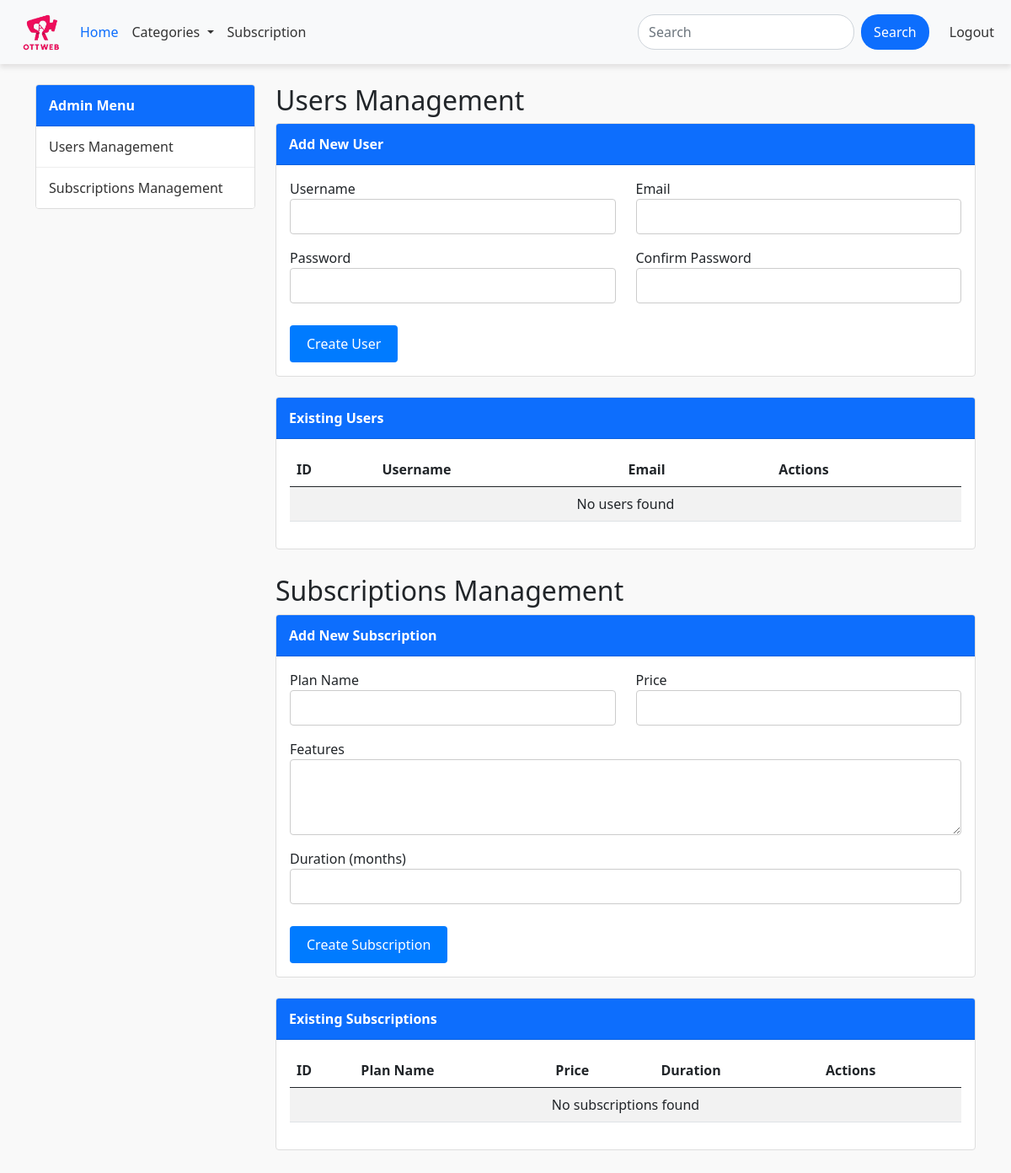
The page /admindash/ on the database as committed earlier.
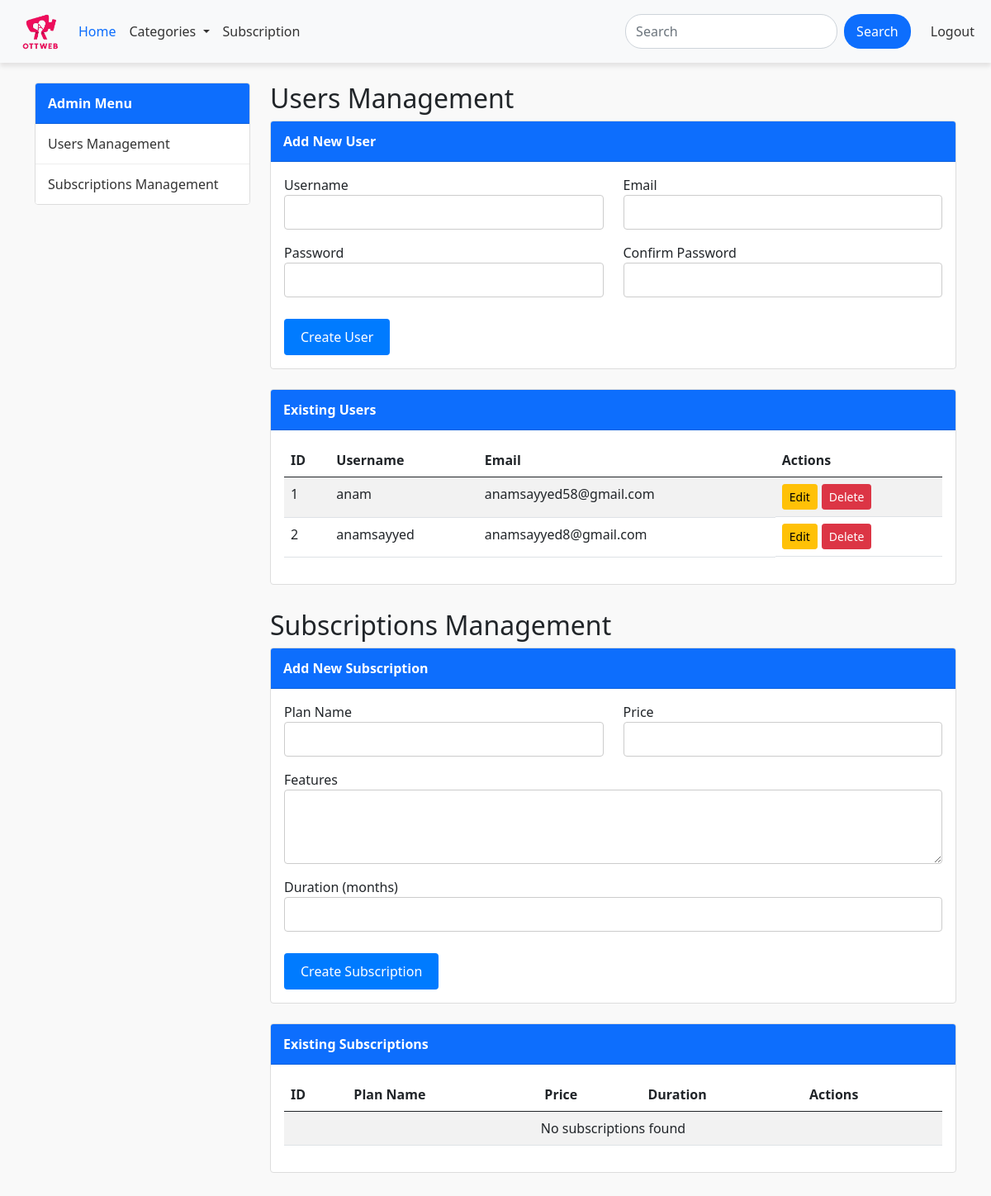
The same page on the database as committed later.
### app/models.py (models this page shows, shortened)
class User(models.Model):
    username = models.CharField(max_length=50)
    email = models.EmailField(max_length=50)
    password = models.CharField(max_length=50)
    cpassword = models.CharField(max_length=50)

### app/views.py (the view, shortened to what this page needs)
# urls.py: path('admindash/', views.admindash, name='admindash'),
def admindash(request):
    all_users = User.objects.all()
    all_subscriptions = Subscription.objects.all()
    context = {
        'users': all_users,
        'subscriptions': all_subscriptions
    }
    return render(request, 'admindash.html', context)

### app/templates/admindash.html (shortened to what this page needs)
{% extends "index.html" %}
{% load static %}
{% block css %}
<link rel="stylesheet" href="{% static 'css/admin.css' %}">
<link rel="stylesheet" href="{% static 'css/index.css' %}">
{% endblock %}
{% block content %}
    <div class="container mt-4">
        <div class="row">
            <div class="col-md-3">
                <div class="card">
                    <div class="card-header bg-primary text-white">
                        Admin Menu
                    </div>
                    <ul class="list-group list-group-flush">
                        <a href="#users-section" id="users-link" class="list-group-item">Users Management</a>
                        <a href="#subscriptions-section" id="subscriptions-link" class="list-group-item">Subscriptions Management</a>
                    </ul>
                </div>
            </div>
            <div class="col-md-9">
                <div class="section-container" id="users-section">
                    <h2 class="section-header">Users Management</h2>
                    <div class="card mb-4">
                        <div class="card-header bg-primary text-white">
                            Add New User
                        </div>
                        <div class="card-body">
                            <form method="post" action="">
                                <div class="row mb-3">
                                    <div class="col-md-6">
                                        <label for="username">Username</label>
                                        <input type="text" class="form-control" name="username" required>
                                    </div>
                                    <div class="col-md-6">
                                        <label for="email">Email</label>
                                        <input type="email" class="form-control" name="email" required>
                                    </div>
                                </div>
                                <div class="row mb-3">
                                    <div class="col-md-6">
                                        <label for="password">Password</label>
                                        <input type="password" class="form-control" name="password" required>
                                    </div>
                                    <div class="col-md-6">
                                        <label for="confirm_password">Confirm Password</label>
                                        <input type="password" class="form-control" name="confirm_password" required>
                                    </div>
                                </div>
                                <button type="submit" class="btn btn-primary">Create User</button>
                            </form>
                        </div>
                    </div>
                    <div class="card">
                        <div class="card-header bg-primary text-white">
                            Existing Users
                        </div>
                        <div class="card-body">
                            <table class="table table-striped">
                                <thead>
                                    <tr>
                                        <th>ID</th>
                                        <th>Username</th>
                                        <th>Email</th>
                                        <th>Actions</th>
                                    </tr>
                                </thead>
                                <tbody>
                                    {% for user_item in users %}
                                    <tr>
                                        <td>{{ user_item.id }}</td>
                                        <td>{{ user_item.username }}</td>
                                        <td>{{ user_item.email }}</td>
                                        <td class="action-buttons">
                                            <a href="{% url 'edit_user' user_item.id %}" class="btn btn-sm btn-warning">Edit</a>
                                            <a href="{% url 'delete_user' user_item.id %}" class="btn btn-sm btn-danger" onclick="return confirm('Are you sure?')">Delete</a>
                                        </td>
                                    </tr>
                                    {% empty %}
                                    <tr>
                                        <td colspan="4" class="text-center">No users found</td>
                                    </tr>
                                    {% endfor %}
                                </tbody>
                            </table>
                        </div>
                    </div>
                </div>
                <div class="section-container" id="subscriptions-section">
                    <h2 class="section-header">Subscriptions Management</h2>
                    <div class="card mb-4">
                        <div class="card-header bg-primary text-white">
                            Add New Subscription
                        </div>
                        <div class="card-body">
                            <form method="post" action="">
                                <div class="row mb-3">
                                    <div class="col-md-6">
                                        <label for="plan_name">Plan Name</label>
                                        <input type="text" class="form-control" name="plan_name" required>
                                    </div>
                                    <div class="col-md-6">
                                        <label for="price">Price</label>
                                        <input type="text" class="form-control" name="price" required>
                                    </div>
                                </div>
                                <div class="mb-3">
                                    <label for="features">Features</label>
                                    <textarea class="form-control" name="features" rows="3"></textarea>
                                </div>
                                <div class="mb-3">
                                    <label for="duration">Duration (months)</label>
                                    <input type="number" class="form-control" name="duration" required>
                                </div>
                                <button type="submit" class="btn btn-primary">Create Subscription</button>
                            </form>
                        </div>
                    </div>
                    <div class="card">
                        <div class="card-header bg-primary text-white">
                            Existing Subscriptions
                        </div>
                        <div class="card-body">
                            <table class="table table-striped">
                                <thead>
                                    <tr>
                                        <th>ID</th>
                                        <th>Plan Name</th>
                                        <th>Price</th>
                                        <th>Duration</th>
                                        <th>Actions</th>
                                    </tr>
                                </thead>
                                <tbody>
                                    {% for sub in subscriptions %}
                                    <tr>
                                        <td>{{ sub.id }}</td>
                                        <td>{{ sub.plan_name }}</td>
                                        <td>{{ sub.price }}</td>
                                        <td>{{ sub.duration }} months</td>
                                        <td class="action-buttons">
                                            <a href="{% url 'edit_subscription' sub.id %}" class="btn btn-sm btn-warning">Edit</a>
                                            <a href="{% url 'delete_subscription' sub.id %}" class="btn btn-sm btn-danger" onclick="return confirm('Are you sure?')">Delete</a>
                                        </td>
                                    </tr>
                                    {% empty %}
                                    <tr>
                                        <td colspan="5" class="text-center">No subscriptions found</td>
                                    </tr>
                                    {% endfor %}
                                </tbody>
                            </table>
                        </div>
                    </div>
                </div>
            </div>
        </div>
    </div>
{% endblock %}

### app/templates/index.html (shortened to what this page needs)
<!doctype html>
<html lang="en">
  <head>
    <link href="https://cdn.jsdelivr.net/npm/bootstrap@5.0.2/dist/css/bootstrap.min.css" rel="stylesheet">
    <link rel="stylesheet" href="https://cdnjs.cloudflare.com/ajax/libs/font-awesome/5.15.4/css/all.min.css">
    {% load static %}
    {% block css %}{% endblock %}
  </head>
  <body>
    <nav class="navbar navbar-expand-lg navbar-light bg-light">
      <div class="container-fluid">
        <div class="log-logo-img">
          <img src="{% static '/image/ottlogo1.png' %}" alt="ott">
        </div>
        {% if user %}
        <div class="collapse navbar-collapse" id="navbarSupportedContent">
          <ul class="navbar-nav me-auto mb-2 mb-lg-0">
            <li class="nav-item">
              <a class="nav-link active" aria-current="page" href="{% url 'home' %}">Home</a>
            </li>
            <li class="nav-item dropdown">
              <a class="nav-link dropdown-toggle" href="#" id="navbarDropdown" role="button" data-bs-toggle="dropdown" aria-expanded="false">
                Categories
              </a>
            </li>
            <li class="nav-item">
              <a class="nav-link" href="{% url 'subs' %}">Subscription</a>
            </li>
          </ul>
          <form class="d-flex">
            <input class="form-control me-2" type="search" placeholder="Search" aria-label="Search">
            <button class="btn btn-outline-success" type="submit">Search</button>
          </form>
          <ul class="navbar-nav mb-2 mb-lg-0">
            <li class="nav-item">
              <a class="nav-link" href="{% url 'profile' %}">{{ user.username }}</a>
            </li>
            <li class="nav-item">
              <a class="nav-link" href="{% url 'logout' %}">Logout</a>
            </li>
          </ul>
        </div>
        {% endif %}
      </div>
    </nav>
    {% block content %}
    {% endblock %}
  </body>
</html>

### app/static/css/admin.css (style rules this page uses)
.card { border: 1px solid #ddd; border-radius: 4px; margin-bottom: 20px; }
.card-header { padding: 12px 15px; background-color: #007bff; color: white; font-weight: 600; border-top-left-radius: 4px; border-top-right-radius: 4px; }
.list-group-flush { padding: 0; margin: 0; list-style: none; }
.list-group-flush a { display: block; padding: 12px 15px; color: #333; text-decoration: none; border-bottom: 1px solid #eee; }
.form-control { width: 100%; padding: 8px 12px; border: 1px solid #ccc; border-radius: 4px; font-size: 16px; }
.btn-primary { background-color: #007bff; border: none; color: white; padding: 10px 20px; border-radius: 4px; cursor: pointer; font-size: 16px; margin-top: 10px; }

### app/static/css/index.css (style rules this page uses)
body { font-family: 'Segoe UI', Tahoma, Geneva, Verdana, sans-serif; background-color: #f9f9f9; margin: 0; padding: 0; }
.log-logo-img img { height: 60px; width: auto; }
.navbar { box-shadow: 0 4px 6px rgba(20, 1, 1, 0.1); }
.navbar-light .navbar-nav .nav-link { color: #333; font-weight: 500; transition: color 0.3s ease; }
.navbar-light .navbar-nav .nav-link:hover, .navbar-light .navbar-nav .nav-link.active { color: #0d6efd; }
form.d-flex input[type="search"] { border-radius: 20px; border: 1px solid #ced4da; }
form.d-flex button { border-radius: 20px; padding: 5px 15px; background-color: #0d6efd; border: none; color: white; transition: background-color 0.3s ease; }

### app/templates/admindash.html (style rules this page uses)
.section-container { margin-bottom: 30px; }
.action-buttons { display: flex; gap: 5px; }

Rows that differ between the two databases and show on the page:
added User: id "1", username "anam", email "anamsayyed58@gmail.com"
added User: id "2", username "anamsayyed", email "anamsayyed8@gmail.com"
Other text that changed with them:
text no longer shown: "No users found"
